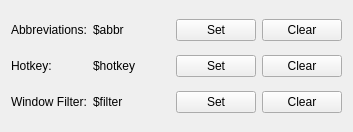
<?xml version="1.0" encoding="UTF-8"?>
<ui version="4.0">
 <class>SettingsWidget</class>
 <widget class="QWidget" name="SettingsWidget">
  <property name="geometry">
   <rect>
    <x>0</x>
    <y>0</y>
    <width>353</width>
    <height>132</height>
   </rect>
  </property>
  <property name="windowTitle">
   <string>Form</string>
  </property>
  <layout class="QGridLayout" name="gridLayout">
   <item row="0" column="0">
    <widget class="QLabel" name="label">
     <property name="text">
      <string>Abbreviations:</string>
     </property>
    </widget>
   </item>
   <item row="0" column="1">
    <widget class="QLabel" name="abbreviation_label">
     <property name="text">
      <string>$abbr</string>
     </property>
    </widget>
   </item>
   <item row="1" column="0">
    <widget class="QLabel" name="label_2">
     <property name="text">
      <string>Hotkey:</string>
     </property>
    </widget>
   </item>
   <item row="1" column="1">
    <widget class="QLabel" name="hotkey_label">
     <property name="text">
      <string>$hotkey</string>
     </property>
    </widget>
   </item>
   <item row="2" column="0">
    <widget class="QLabel" name="label_3">
     <property name="text">
      <string>Window Filter:</string>
     </property>
    </widget>
   </item>
   <item row="2" column="1">
    <widget class="QLabel" name="window_filter_label">
     <property name="wordWrap">
      <bool>true</bool>
     </property>
     <property name="text">
      <string>$filter</string>
     </property>
    </widget>
   </item>
   <item row="0" column="2">
    <spacer name="horizontalSpacer">
     <property name="orientation">
      <enum>Qt::Horizontal</enum>
     </property>
     <property name="sizeHint" stdset="0">
      <size>
       <width>40</width>
       <height>20</height>
      </size>
     </property>
    </spacer>
   </item>
   <item row="0" column="3">
    <widget class="QPushButton" name="set_abbreviation_button">
     <property name="toolTip">
      <string>Add abbreviations and edit already assigned abbreviations</string>
     </property>
     <property name="text">
      <string>Set&amp;</string>
     </property>
    </widget>
   </item>
   <item row="0" column="4">
    <widget class="QPushButton" name="clear_abbreviation_button">
     <property name="toolTip">
      <string>Clear all assigned abbreviations</string>
     </property>
     <property name="text">
      <string>Clear&amp;</string>
     </property>
     <property name="icon">
      <iconset theme="edit-clear">
       <normaloff>.</normaloff>.</iconset>
     </property>
    </widget>
   </item>
   <item row="1" column="3">
    <widget class="QPushButton" name="set_hotkey_button">
     <property name="toolTip">
      <string>Assign a new hotkey</string>
     </property>
     <property name="text">
      <string>Set&amp;</string>
     </property>
    </widget>
   </item>
   <item row="1" column="4">
    <widget class="QPushButton" name="clear_hotkey_button">
     <property name="toolTip">
      <string>Clear the assigned hotkey</string>
     </property>
     <property name="text">
      <string>Clear&amp;</string>
     </property>
     <property name="icon">
      <iconset theme="edit-clear">
       <normaloff>.</normaloff>.</iconset>
     </property>
    </widget>
   </item>
   <item row="2" column="3">
    <widget class="QPushButton" name="set_window_filter_button">
     <property name="toolTip">
      <string>Set a regular expression based window filter.
If set, this item will only trigger, if the currently active window matches this filter.</string>
     </property>
     <property name="text">
      <string>Set&amp;</string>
     </property>
    </widget>
   </item>
   <item row="2" column="4">
    <widget class="QPushButton" name="clear_window_filter_button">
     <property name="toolTip">
      <string>Clear the current window filter</string>
     </property>
     <property name="text">
      <string>Clear&amp;</string>
     </property>
     <property name="icon">
      <iconset theme="edit-clear">
       <normaloff>.</normaloff>.</iconset>
     </property>
    </widget>
   </item>
  </layout>
 </widget>
 <resources/>
 <connections/>
</ui>
